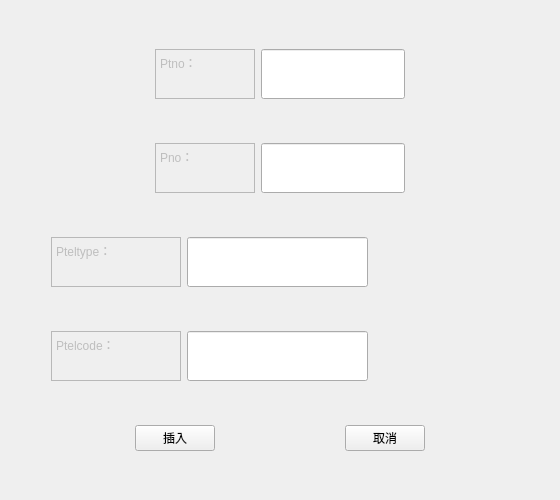
<?xml version="1.0" encoding="UTF-8"?>
<ui version="4.0">
 <class>PatientInfo</class>
 <widget class="QWidget" name="PatientInfo">
  <property name="windowModality">
   <enum>Qt::ApplicationModal</enum>
  </property>
  <property name="geometry">
   <rect>
    <x>0</x>
    <y>0</y>
    <width>560</width>
    <height>500</height>
   </rect>
  </property>
  <property name="minimumSize">
   <size>
    <width>560</width>
    <height>500</height>
   </size>
  </property>
  <property name="maximumSize">
   <size>
    <width>560</width>
    <height>500</height>
   </size>
  </property>
  <property name="windowTitle">
   <string>插入患者联系方式</string>
  </property>
  <layout class="QVBoxLayout" name="verticalLayout">
   <item>
    <layout class="QHBoxLayout" name="horizontalLayout">
     <item>
      <spacer name="horizontalSpacer_5">
       <property name="orientation">
        <enum>Qt::Horizontal</enum>
       </property>
       <property name="sizeHint" stdset="0">
        <size>
         <width>40</width>
         <height>20</height>
        </size>
       </property>
      </spacer>
     </item>
     <item>
      <widget class="QTextEdit" name="textEdit">
       <property name="enabled">
        <bool>false</bool>
       </property>
       <property name="sizePolicy">
        <sizepolicy hsizetype="Expanding" vsizetype="Fixed">
         <horstretch>0</horstretch>
         <verstretch>0</verstretch>
        </sizepolicy>
       </property>
       <property name="minimumSize">
        <size>
         <width>100</width>
         <height>50</height>
        </size>
       </property>
       <property name="maximumSize">
        <size>
         <width>100</width>
         <height>50</height>
        </size>
       </property>
       <property name="html">
        <string>&lt;!DOCTYPE HTML PUBLIC &quot;-//W3C//DTD HTML 4.0//EN&quot; &quot;http://www.w3.org/TR/REC-html40/strict.dtd&quot;&gt;
&lt;html&gt;&lt;head&gt;&lt;meta name=&quot;qrichtext&quot; content=&quot;1&quot; /&gt;&lt;style type=&quot;text/css&quot;&gt;
p, li { white-space: pre-wrap; }
&lt;/style&gt;&lt;/head&gt;&lt;body style=&quot; font-family:'SimSun'; font-size:9pt; font-weight:400; font-style:normal;&quot;&gt;
&lt;p style=&quot; margin-top:0px; margin-bottom:0px; margin-left:0px; margin-right:0px; -qt-block-indent:0; text-indent:0px;&quot;&gt;Ptno：&lt;/p&gt;&lt;/body&gt;&lt;/html&gt;</string>
       </property>
      </widget>
     </item>
     <item>
      <widget class="QLineEdit" name="ptnoEdit">
       <property name="sizePolicy">
        <sizepolicy hsizetype="Expanding" vsizetype="Preferred">
         <horstretch>0</horstretch>
         <verstretch>0</verstretch>
        </sizepolicy>
       </property>
       <property name="minimumSize">
        <size>
         <width>0</width>
         <height>50</height>
        </size>
       </property>
       <property name="maximumSize">
        <size>
         <width>16777215</width>
         <height>50</height>
        </size>
       </property>
       <property name="palette">
        <palette>
         <active>
          <colorrole role="Text">
           <brush brushstyle="SolidPattern">
            <color alpha="255">
             <red>0</red>
             <green>0</green>
             <blue>0</blue>
            </color>
           </brush>
          </colorrole>
         </active>
         <inactive>
          <colorrole role="Text">
           <brush brushstyle="SolidPattern">
            <color alpha="255">
             <red>0</red>
             <green>0</green>
             <blue>0</blue>
            </color>
           </brush>
          </colorrole>
         </inactive>
         <disabled>
          <colorrole role="Text">
           <brush brushstyle="SolidPattern">
            <color alpha="255">
             <red>120</red>
             <green>120</green>
             <blue>120</blue>
            </color>
           </brush>
          </colorrole>
         </disabled>
        </palette>
       </property>
      </widget>
     </item>
     <item>
      <spacer name="horizontalSpacer_6">
       <property name="orientation">
        <enum>Qt::Horizontal</enum>
       </property>
       <property name="sizeHint" stdset="0">
        <size>
         <width>40</width>
         <height>20</height>
        </size>
       </property>
      </spacer>
     </item>
    </layout>
   </item>
   <item>
    <layout class="QHBoxLayout" name="horizontalLayout_6">
     <item>
      <spacer name="horizontalSpacer_11">
       <property name="orientation">
        <enum>Qt::Horizontal</enum>
       </property>
       <property name="sizeHint" stdset="0">
        <size>
         <width>40</width>
         <height>20</height>
        </size>
       </property>
      </spacer>
     </item>
     <item>
      <widget class="QTextEdit" name="textEdit_6">
       <property name="enabled">
        <bool>false</bool>
       </property>
       <property name="sizePolicy">
        <sizepolicy hsizetype="Expanding" vsizetype="Fixed">
         <horstretch>0</horstretch>
         <verstretch>0</verstretch>
        </sizepolicy>
       </property>
       <property name="minimumSize">
        <size>
         <width>100</width>
         <height>50</height>
        </size>
       </property>
       <property name="maximumSize">
        <size>
         <width>100</width>
         <height>50</height>
        </size>
       </property>
       <property name="html">
        <string>&lt;!DOCTYPE HTML PUBLIC &quot;-//W3C//DTD HTML 4.0//EN&quot; &quot;http://www.w3.org/TR/REC-html40/strict.dtd&quot;&gt;
&lt;html&gt;&lt;head&gt;&lt;meta name=&quot;qrichtext&quot; content=&quot;1&quot; /&gt;&lt;style type=&quot;text/css&quot;&gt;
p, li { white-space: pre-wrap; }
&lt;/style&gt;&lt;/head&gt;&lt;body style=&quot; font-family:'SimSun'; font-size:9pt; font-weight:400; font-style:normal;&quot;&gt;
&lt;p style=&quot; margin-top:0px; margin-bottom:0px; margin-left:0px; margin-right:0px; -qt-block-indent:0; text-indent:0px;&quot;&gt;Pno：&lt;/p&gt;&lt;/body&gt;&lt;/html&gt;</string>
       </property>
      </widget>
     </item>
     <item>
      <widget class="QLineEdit" name="pnoEdit">
       <property name="sizePolicy">
        <sizepolicy hsizetype="Expanding" vsizetype="Preferred">
         <horstretch>0</horstretch>
         <verstretch>0</verstretch>
        </sizepolicy>
       </property>
       <property name="minimumSize">
        <size>
         <width>0</width>
         <height>50</height>
        </size>
       </property>
       <property name="maximumSize">
        <size>
         <width>16777215</width>
         <height>50</height>
        </size>
       </property>
       <property name="palette">
        <palette>
         <active>
          <colorrole role="Text">
           <brush brushstyle="SolidPattern">
            <color alpha="255">
             <red>0</red>
             <green>0</green>
             <blue>0</blue>
            </color>
           </brush>
          </colorrole>
         </active>
         <inactive>
          <colorrole role="Text">
           <brush brushstyle="SolidPattern">
            <color alpha="255">
             <red>0</red>
             <green>0</green>
             <blue>0</blue>
            </color>
           </brush>
          </colorrole>
         </inactive>
         <disabled>
          <colorrole role="Text">
           <brush brushstyle="SolidPattern">
            <color alpha="255">
             <red>120</red>
             <green>120</green>
             <blue>120</blue>
            </color>
           </brush>
          </colorrole>
         </disabled>
        </palette>
       </property>
      </widget>
     </item>
     <item>
      <spacer name="horizontalSpacer_12">
       <property name="orientation">
        <enum>Qt::Horizontal</enum>
       </property>
       <property name="sizeHint" stdset="0">
        <size>
         <width>40</width>
         <height>20</height>
        </size>
       </property>
      </spacer>
     </item>
    </layout>
   </item>
   <item>
    <layout class="QHBoxLayout" name="horizontalLayout_2">
     <item>
      <spacer name="horizontalSpacer_3">
       <property name="orientation">
        <enum>Qt::Horizontal</enum>
       </property>
       <property name="sizeType">
        <enum>QSizePolicy::Fixed</enum>
       </property>
       <property name="sizeHint" stdset="0">
        <size>
         <width>40</width>
         <height>20</height>
        </size>
       </property>
      </spacer>
     </item>
     <item>
      <widget class="QTextEdit" name="textEdit_2">
       <property name="enabled">
        <bool>false</bool>
       </property>
       <property name="sizePolicy">
        <sizepolicy hsizetype="Fixed" vsizetype="Fixed">
         <horstretch>0</horstretch>
         <verstretch>0</verstretch>
        </sizepolicy>
       </property>
       <property name="minimumSize">
        <size>
         <width>130</width>
         <height>50</height>
        </size>
       </property>
       <property name="maximumSize">
        <size>
         <width>130</width>
         <height>50</height>
        </size>
       </property>
       <property name="html">
        <string>&lt;!DOCTYPE HTML PUBLIC &quot;-//W3C//DTD HTML 4.0//EN&quot; &quot;http://www.w3.org/TR/REC-html40/strict.dtd&quot;&gt;
&lt;html&gt;&lt;head&gt;&lt;meta name=&quot;qrichtext&quot; content=&quot;1&quot; /&gt;&lt;style type=&quot;text/css&quot;&gt;
p, li { white-space: pre-wrap; }
&lt;/style&gt;&lt;/head&gt;&lt;body style=&quot; font-family:'SimSun'; font-size:9pt; font-weight:400; font-style:normal;&quot;&gt;
&lt;p style=&quot; margin-top:0px; margin-bottom:0px; margin-left:0px; margin-right:0px; -qt-block-indent:0; text-indent:0px;&quot;&gt;Pteltype：&lt;/p&gt;&lt;/body&gt;&lt;/html&gt;</string>
       </property>
      </widget>
     </item>
     <item>
      <widget class="QLineEdit" name="pteltypeEdit">
       <property name="sizePolicy">
        <sizepolicy hsizetype="Expanding" vsizetype="Preferred">
         <horstretch>0</horstretch>
         <verstretch>0</verstretch>
        </sizepolicy>
       </property>
       <property name="minimumSize">
        <size>
         <width>0</width>
         <height>50</height>
        </size>
       </property>
       <property name="maximumSize">
        <size>
         <width>16777215</width>
         <height>50</height>
        </size>
       </property>
       <property name="palette">
        <palette>
         <active>
          <colorrole role="Text">
           <brush brushstyle="SolidPattern">
            <color alpha="255">
             <red>0</red>
             <green>0</green>
             <blue>0</blue>
            </color>
           </brush>
          </colorrole>
         </active>
         <inactive>
          <colorrole role="Text">
           <brush brushstyle="SolidPattern">
            <color alpha="255">
             <red>0</red>
             <green>0</green>
             <blue>0</blue>
            </color>
           </brush>
          </colorrole>
         </inactive>
         <disabled>
          <colorrole role="Text">
           <brush brushstyle="SolidPattern">
            <color alpha="255">
             <red>120</red>
             <green>120</green>
             <blue>120</blue>
            </color>
           </brush>
          </colorrole>
         </disabled>
        </palette>
       </property>
      </widget>
     </item>
     <item>
      <spacer name="horizontalSpacer_4">
       <property name="orientation">
        <enum>Qt::Horizontal</enum>
       </property>
       <property name="sizeHint" stdset="0">
        <size>
         <width>40</width>
         <height>20</height>
        </size>
       </property>
      </spacer>
     </item>
    </layout>
   </item>
   <item>
    <layout class="QHBoxLayout" name="horizontalLayout_3">
     <item>
      <spacer name="horizontalSpacer">
       <property name="orientation">
        <enum>Qt::Horizontal</enum>
       </property>
       <property name="sizeType">
        <enum>QSizePolicy::Fixed</enum>
       </property>
       <property name="sizeHint" stdset="0">
        <size>
         <width>40</width>
         <height>20</height>
        </size>
       </property>
      </spacer>
     </item>
     <item>
      <widget class="QTextEdit" name="textEdit_3">
       <property name="enabled">
        <bool>false</bool>
       </property>
       <property name="sizePolicy">
        <sizepolicy hsizetype="Expanding" vsizetype="Fixed">
         <horstretch>0</horstretch>
         <verstretch>0</verstretch>
        </sizepolicy>
       </property>
       <property name="minimumSize">
        <size>
         <width>130</width>
         <height>50</height>
        </size>
       </property>
       <property name="maximumSize">
        <size>
         <width>130</width>
         <height>50</height>
        </size>
       </property>
       <property name="html">
        <string>&lt;!DOCTYPE HTML PUBLIC &quot;-//W3C//DTD HTML 4.0//EN&quot; &quot;http://www.w3.org/TR/REC-html40/strict.dtd&quot;&gt;
&lt;html&gt;&lt;head&gt;&lt;meta name=&quot;qrichtext&quot; content=&quot;1&quot; /&gt;&lt;style type=&quot;text/css&quot;&gt;
p, li { white-space: pre-wrap; }
&lt;/style&gt;&lt;/head&gt;&lt;body style=&quot; font-family:'SimSun'; font-size:9pt; font-weight:400; font-style:normal;&quot;&gt;
&lt;p style=&quot; margin-top:0px; margin-bottom:0px; margin-left:0px; margin-right:0px; -qt-block-indent:0; text-indent:0px;&quot;&gt;Ptelcode：&lt;/p&gt;&lt;/body&gt;&lt;/html&gt;</string>
       </property>
      </widget>
     </item>
     <item>
      <widget class="QLineEdit" name="ptelcodeEdit">
       <property name="sizePolicy">
        <sizepolicy hsizetype="Expanding" vsizetype="Preferred">
         <horstretch>0</horstretch>
         <verstretch>0</verstretch>
        </sizepolicy>
       </property>
       <property name="minimumSize">
        <size>
         <width>0</width>
         <height>50</height>
        </size>
       </property>
       <property name="maximumSize">
        <size>
         <width>16777215</width>
         <height>50</height>
        </size>
       </property>
      </widget>
     </item>
     <item>
      <spacer name="horizontalSpacer_2">
       <property name="orientation">
        <enum>Qt::Horizontal</enum>
       </property>
       <property name="sizeHint" stdset="0">
        <size>
         <width>40</width>
         <height>20</height>
        </size>
       </property>
      </spacer>
     </item>
    </layout>
   </item>
   <item>
    <layout class="QHBoxLayout" name="horizontalLayout_8">
     <item>
      <widget class="QPushButton" name="btn_insert">
       <property name="sizePolicy">
        <sizepolicy hsizetype="Fixed" vsizetype="Fixed">
         <horstretch>0</horstretch>
         <verstretch>0</verstretch>
        </sizepolicy>
       </property>
       <property name="text">
        <string>插入</string>
       </property>
      </widget>
     </item>
     <item>
      <widget class="QPushButton" name="btn_quit">
       <property name="sizePolicy">
        <sizepolicy hsizetype="Fixed" vsizetype="Fixed">
         <horstretch>0</horstretch>
         <verstretch>0</verstretch>
        </sizepolicy>
       </property>
       <property name="text">
        <string>取消</string>
       </property>
      </widget>
     </item>
    </layout>
   </item>
  </layout>
 </widget>
 <resources/>
 <connections/>
</ui>
